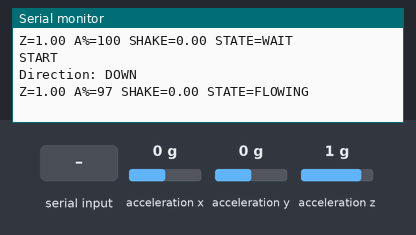
A sketch run on a simulated Arduino MKR. Parts: the last lines printed to the serial monitor. The inputs (shaded band) are chosen by the test bench; at power-on: acceleration z 1 g, acceleration x 0 g, acceleration y 0 g. WiFi joins after 1.5 s; servers stay silent unless stated; random numbers use the default seed unless the sketch sets one; no MQTT or app messages arrive unless stated.

Above: at 9.2 s.
9.3 s: acceleration z set to -0.8 g
At 11.9 s:
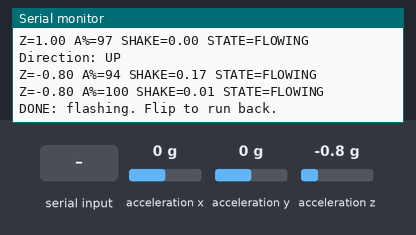
12.3 s: "r" received over Serial
At 12.6 s:
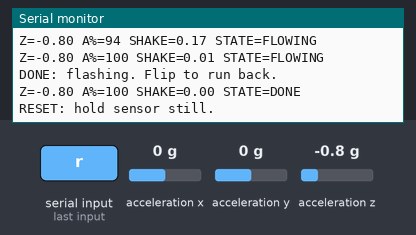
13.8 s: acceleration x set to -1.4 g
At 14.9 s:
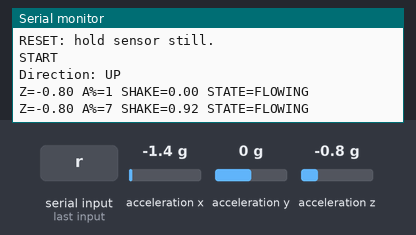
15.3 s: "R" received over Serial
At 16.6 s:
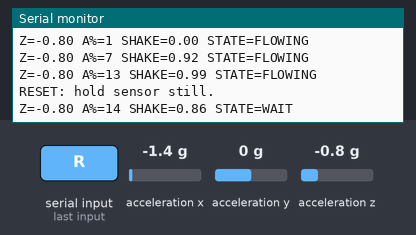
16.8 s: acceleration x set to -0.8 g
At 17.9 s:
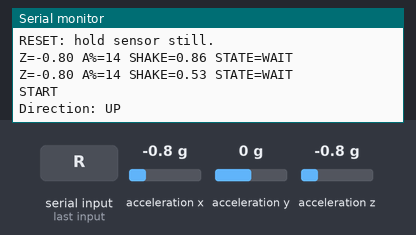
18.3 s: acceleration y set to -1.4 g
At 19.9 s:
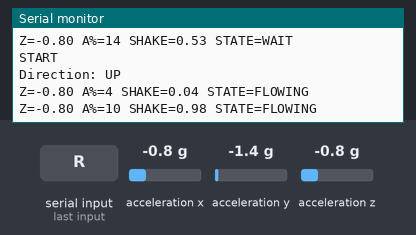
Timing chart, 0 to 20.8 s (numbered marks = the images above; inputs shaded):
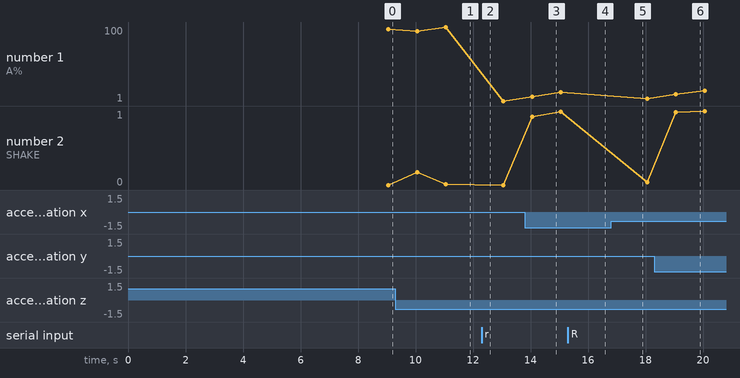

Measured:
- after the input at 9.3 s, the serial monitor: prints a new line after 0.52 s (image 1)
- after the input at 12.3 s, the serial monitor: prints a new line at once (image 2)
- after the input at 13.8 s, the serial monitor: prints a new line after 0.26 s (image 3)
- after the input at 15.3 s, the serial monitor: prints a new line after 0.76 s (image 4)
- after the input at 16.8 s, the serial monitor: prints a new line after 0.26 s (image 5)
- after the input at 18.3 s, the serial monitor: prints a new line after 0.76 s (image 6)
- plotted number 1: 100 → 1 after the input at 12.3 s, 13 → 4 after the input at 16.8 s
- plotted number 2: 0 → 0.01 after the input at 9.3 s, 0 → 0.99 after the input at 13.8 s, 0.99 → 0.04 after the input at 16.8 s, 0.04 → 1 after the input at 18.3 s

The sketch:

SandClock_Colorful.ino
```cpp
#include <SPI.h>
#include <Wire.h>
#include "MMA7660.h"
#include <math.h>
#include <WiFiNINA.h>
#include <PubSubClient.h>
#include "arduino_secrets.h"

// ======================================
// 1. WiFi Configuration
// ======================================

const char* ssid = SECRET_SSID;
const char* password = SECRET_PASS;

// ======================================
// 2. MQTT Configuration
// ======================================

const char* mqtt_server = "mqtt.cetools.org";
const int mqtt_port = 1884;

const char* mqtt_username = SECRET_MQTTUSER;
const char* mqtt_password = SECRET_MQTTPASS;

// Luminaire ID: 17
const char* mqtt_topic =
  "student/CASA0014/luminaire/29";

// ======================================
// 3. WiFi and MQTT Clients
// ======================================

WiFiClient wifiClient;
PubSubClient mqttClient(wifiClient);

// ======================================
// 4. LED Configuration
// ======================================

// 72 LEDs, each with R, G, B
const int num_leds = 72;
const int payload_size = num_leds * 3;

// 216-byte RGB buffer
byte RGBpayload[payload_size] = {0};

// Animation speed (milliseconds)
const unsigned long updateInterval = 100;

// ======================================
// 5. Connect to WiFi
// ======================================

void startWifi() {

  Serial.println("Connecting to WiFi...");

  while (WiFi.status() != WL_CONNECTED) {

    WiFi.begin(ssid, password);

    delay(5000);

    if (WiFi.status() != WL_CONNECTED) {
      Serial.println("WiFi retrying...");
    }
  }

  Serial.println("WiFi Connected!");

  Serial.print("IP Address: ");
  Serial.println(WiFi.localIP());
}

// ======================================
// 6. Connect to MQTT
// ======================================

void reconnectMQTT() {

  while (!mqttClient.connected()) {

    // Make sure WiFi is connected
    if (WiFi.status() != WL_CONNECTED) {
      startWifi();
    }

    Serial.println("Connecting to MQTT...");

    // Generate MQTT Client ID
    // Does not use WiFi.macAddress()
    String clientId =
      "MKR1010_Random_" +
      String(random(0xffff), HEX);

    if (mqttClient.connect(
          clientId.c_str(),
          mqtt_username,
          mqtt_password
        )) {

      Serial.println("MQTT Connected!");

      Serial.print("Publishing to: ");
      Serial.println(mqtt_topic);

    } else {

      Serial.print("MQTT Failed. State: ");
      Serial.println(mqttClient.state());

      delay(5000);
    }
  }
}


// Virtual display: 12 columns, 6 rows. LED = column*6 + row.
MMA7660 sensor;
const float DURATION_SECONDS = 18.0f;
const int GRAINS = 24;
float sandA = 1.0f;
float ax = 0, ay = 0, az = 1;
float prevX = 0, prevY = 0, prevZ = 1;
float disturbance = 0;
int candidate = 0, direction = 0;
bool started = false, done = false, haveReading = false;
unsigned long candidateSince = 0, quietSince = 0;
unsigned long lastSensor = 0, lastFrame = 0, lastStatus = 0;
unsigned long lastClock = 0;
int jitter[GRAINS];

void pixel(int col, int row, byte r, byte g, byte b) {
  if (col < 0 || col >= 12 || row < 0 || row >= 6) return;
  int i = (col * 6 + row) * 3;
  RGBpayload[i] = r;
  RGBpayload[i+1] = g;
  RGBpayload[i+2] = b;
}

// Smooth RGB colour wheel for the falling grain and shake ripple.
void rainbowPixel(int col, int row, unsigned long phase, float brightness) {
  int hue = phase % 768;
  int segment = hue / 256;
  int t = hue % 256;
  int r = 0, g = 0, b = 0;
  if (segment == 0) { r = 255-t; g = t; }
  else if (segment == 1) { g = 255-t; b = t; }
  else { b = 255-t; r = t; }
  pixel(col, row, (byte)(r*brightness),
        (byte)(g*brightness), (byte)(b*brightness));
}

void readMotion(unsigned long now) {
  if (now - lastSensor < 40) return;
  lastSensor = now;
  sensor.getAcceleration(&ax, &ay, &az);
  float dx = ax-prevX, dy = ay-prevY, dz = az-prevZ;
  float delta = haveReading ? sqrtf(dx*dx+dy*dy+dz*dz) : 0;
  float mag = sqrtf(ax*ax+ay*ay+az*az);
  prevX=ax; prevY=ay; prevZ=az; haveReading=true;
  bool moving = delta > 0.25f || fabsf(mag-1.0f)>0.30f;
  disturbance *= 0.90f;
  if (moving) {
    disturbance = fminf(1.0f, disturbance+delta*0.55f+0.10f);
    quietSince=now;
  }
  int pose = az>0.65f ? 1 : (az < -0.65f ? -1 : 0);
  if (moving || pose != candidate) {
    candidate=pose;
    candidateSince=now;
  }
  // Commit orientation only after movement has settled.
  if (!moving && pose != 0 && now-candidateSince>=450 &&
      now-quietSince>=450 && pose != direction) {
    direction=pose;
    if (!started) {
      sandA=direction==1 ? 1.0f : 0.0f;
      started=true;
      Serial.println("START");
    }
    done=false;
    Serial.println(direction==1 ? "Direction: DOWN" : "Direction: UP");
  }
}

void updateClock(unsigned long now) {
  unsigned long dt=now-lastClock;
  lastClock=now;
  if (!started || direction==0 || done) return;
  // Continue the countdown through shaking/sideways movement.
  float step=(float)dt/(DURATION_SECONDS*1000.0f);
  sandA=constrain(sandA-direction*step,0.0f,1.0f);
  done=(direction==1 && sandA<=0) || (direction==-1 && sandA>=1);
  if (done) Serial.println("DONE: flashing. Flip to run back.");
}

void drawFrame(unsigned long now) {
  memset(RGBpayload,0,sizeof(RGBpayload));
  if (!started) {
    pixel(5,2,0,25,35); pixel(6,3,0,25,35);
    return;
  }
  int upper=constrain((int)roundf(sandA*GRAINS),0,GRAINS);
  int lower=GRAINS-upper;
  int source=direction==1 ? upper : lower;
  bool transit=!done && source>0;
  // Reserve one grain for the falling trail: keep total grain count 24.
  if (transit) {
    if (direction==1) upper--; else lower--;
  }
  bool lit=!done || (now/600)%2==0;
  if (!lit) return;

  // Centre-out packing makes each reservoir collect towards its centre.
  const int order[12]={5,6,4,7,3,8,2,9,1,10,0,11};
  int shift=(int)roundf(constrain(ax,-1.0f,1.0f)*disturbance*2.0f);
  for (int i=0;i<GRAINS;i++) {
    jitter[i]=disturbance>0.15f ? (int)random(-1,2) : 0;
  }
  for (int i=0;i<upper;i++) {
    int col=order[i%12];
    int row=1-i/12;
    int target=constrain(col+shift+jitter[i],0,11);
    // Find a free cell so disturbances do not merge reservoir grains.
    for (int k=0;k<12;k++) {
      int c=(target+k)%12;
      if (RGBpayload[(c*6+row)*3]==0) {
        pixel(c,row,150,65+(i%3)*15,8); break;
      }
    }
  }
  for (int i=0;i<lower;i++) {
    int col=order[i%12];
    int row=5-i/12;
    int target=constrain(col+shift+jitter[i],0,11);
    for (int k=0;k<12;k++) {
      int c=(target+k)%12;
      if (RGBpayload[(c*6+row)*3]==0) {
        pixel(c,row,150,65+(i%3)*15,8); break;
      }
    }
  }
  if (transit) {
    int row=2+(now/180)%2;
    if (direction==-1) row=5-row;
    int col=5+(now/360)%2+shift;
    if (disturbance>0.15f) col+=(int)random(-2,3);
    col=constrain(col,0,11);
    rainbowPixel(col, row, now/4 + row*130, 0.90f);
  }
  // A short-lived luminous ripple makes shaking visible beyond the piles.
  if (disturbance>0.20f) {
    int row=2+(now/100)%2;
    int col=(now/100)%12;
    rainbowPixel(col, row, now/3 + col*64, disturbance*0.65f);
  }
}

void setup() {
  Serial.begin(115200);
  delay(1500);
  Wire.begin();
  Wire.beginTransmission(0x4C);
  if (Wire.endTransmission()!=0) {
    Serial.println("MMA7660 not found: check wiring.");
    while (true) delay(1000);
  }
  sensor.init();
  randomSeed(micros());
  startWifi();
  mqttClient.setServer(mqtt_server,mqtt_port);
  mqttClient.setBufferSize(512);
  mqttClient.setKeepAlive(30);
  reconnectMQTT();
  lastClock=millis();
  quietSince=lastClock;
  Serial.println("Sand clock ready. Hold sensor still, Z facing up or down.");
  Serial.println("r: reset; duration for a full transfer = 18 seconds.");
}

void loop() {
  // Pause the clock across reconnection, rather than skipping the animation.
  if (WiFi.status()!=WL_CONNECTED || !mqttClient.connected()) {
    reconnectMQTT();
    lastClock=millis();
    candidateSince=lastClock;
    quietSince=lastClock;
  }
  mqttClient.loop();
  unsigned long now=millis();
  while (Serial.available()) {
    char c=Serial.read();
    if (c=='r' || c=='R') {
      started=false; done=false; direction=0; candidate=0;
      disturbance=0; candidateSince=now; quietSince=now;
      Serial.println("RESET: hold sensor still.");
    }
  }
  readMotion(now);
  updateClock(now);
  if (now-lastFrame>=100) {
    lastFrame=now;
    drawFrame(now);
    if (!mqttClient.publish(mqtt_topic,RGBpayload,payload_size))
      Serial.println("Publish failed");
  }
  if (now-lastStatus>=1000) {
    lastStatus=now;
    Serial.print("Z="); Serial.print(az,2);
    Serial.print(" A%="); Serial.print(sandA*100,0);
    Serial.print(" SHAKE="); Serial.print(disturbance,2);
    Serial.print(" STATE=");
    Serial.println(!started ? "WAIT" : (done ? "DONE" : "FLOWING"));
  }
}
```

arduino_secrets.example.h
```cpp
#pragma once

#define SECRET_SSID "YOUR_WIFI_SSID"
#define SECRET_PASS "YOUR_WIFI_PASSWORD"
#define SECRET_MQTTUSER "YOUR_MQTT_USERNAME"
#define SECRET_MQTTPASS "YOUR_MQTT_PASSWORD"
```
